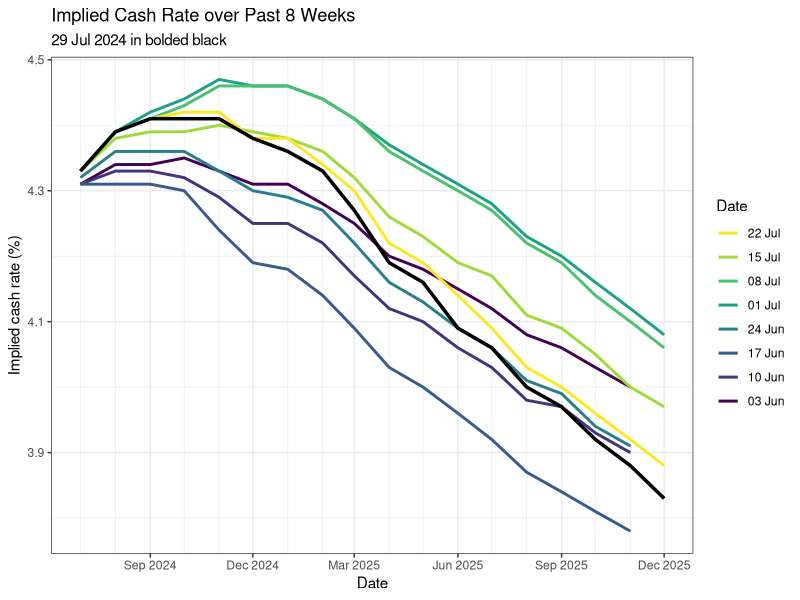
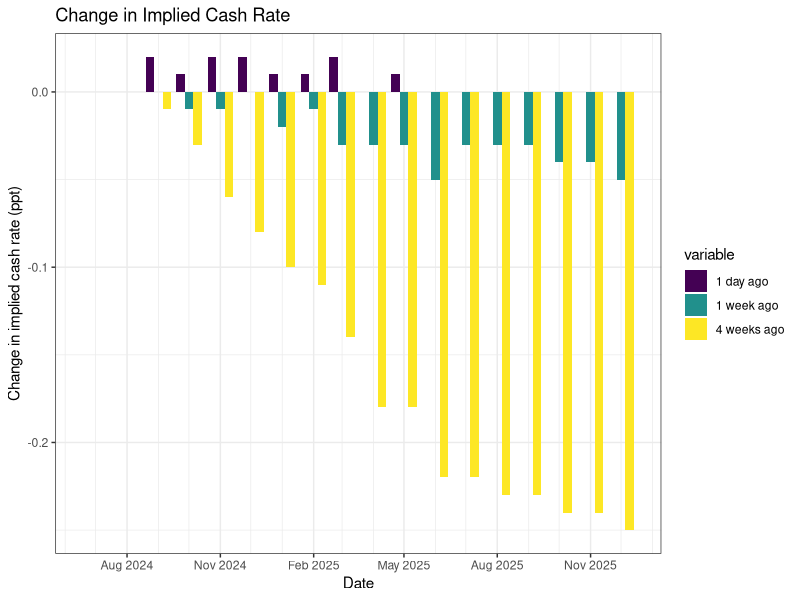

These charts were generated, in order, by the following R code:
## ---- chunk 1
knitr::opts_chunk$set(
  collapse = TRUE,
  comment = "#>",
  fig.path = "man/figures/README-",
  out.width = "100%"
)

library(data.table)
library(ggplot2)
## ---- chunk 2
all_data <- fread("combined-data/all_data.csv", colClasses = c("Date", "numeric", "Date"))

# We can't graph all the days because it is far too messy now
# So grab a weekly sequence of data
past_seq <- seq.Date(max(all_data$scrape_date) - 7*8, max(all_data$scrape_date) - 1, by = "1 week")

ggplot() +
  geom_line(aes(x = date, y = cash_rate, colour = factor(scrape_date)), size = 1, data = all_data[scrape_date %in% past_seq]) +
  geom_line(aes(x = date, y = cash_rate), colour = "black", size = 1.2, data = all_data[scrape_date == max(scrape_date)]) +
  labs(
    title = "Implied Cash Rate over Past 8 Weeks", 
    subtitle = paste0(format(max(all_data$scrape_date), "%d %b %Y"), " in bolded black"),
    x = "Date", y = "Implied cash rate (%)", colour = "Date") +
  scale_x_date(date_labels = "%b %Y", date_breaks = "3 months", date_minor_breaks = "1 month") +
  scale_colour_viridis_d(labels = function(x) format(as.Date(x), "%d %b"), guide = guide_legend(reverse = TRUE)) +
  theme_bw()

## ---- chunk 3
# Graph the change in the implied cash rate between the past 2 days, past week and past 4 weeks

change_data <- all_data[scrape_date %in% c(max(scrape_date), max(scrape_date) - 1, max(scrape_date) - 7, max(scrape_date) - 28)]

change_data <- dcast(change_data, date ~ scrape_date, value.var = "cash_rate")
setnames(change_data, new = c("date", "4 weeks ago", "1 week ago", "1 day ago", "today"))
cols <- c("4 weeks ago", "1 week ago", "1 day ago")
change_data[, (cols) := lapply(.SD, function(x) today - x), .SDcols = cols]
change_data[, today := NULL]
change_data <- melt(change_data, id.vars = "date")
change_data[, variable := ordered(variable, c("1 day ago", "1 week ago", "4 weeks ago"))]

ggplot(change_data, aes(x = date, y = value, fill = variable)) +
  geom_col(position = "dodge") +
  labs(title = "Change in Implied Cash Rate",
       x = "Date", y = "Change in implied cash rate (ppt)") +
  scale_x_date(date_labels = "%b %Y", date_breaks = "3 months", date_minor_breaks = "1 month") +
  theme_bw()

